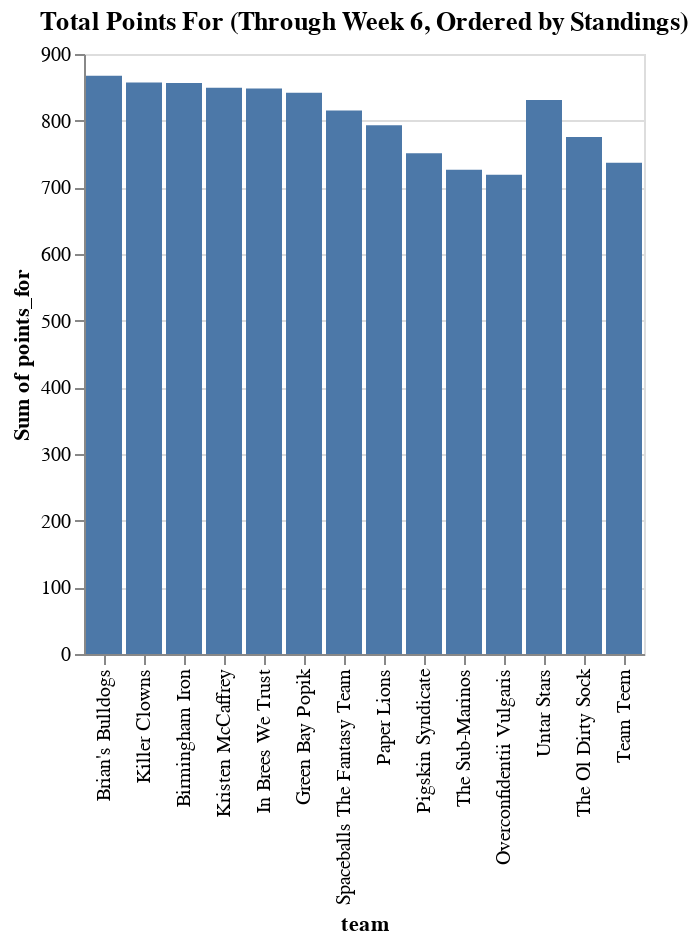

This figure's notebook cell:
### Code cell
(alt.Chart(wide_form)
    .mark_bar()
    .encode(
        alt.X('team:N', sort=standings),
        alt.Y('sum(points_for):Q')
    )
    .properties(title='Total Points For (Through Week 6, Ordered by Standings)')
)

### Figure 1 — Vega-Lite specification as saved in the notebook (floating-point values rounded to 4 significant figures)
{"config": {"view": {"continuousWidth": 400, "continuousHeight": 300}}, "data": {"name": "data-82ee089deca5b3aa290eb2e1e7836066"}, "mark": "bar", "encoding": {"x": {"type": "nominal", "field": "team", "sort": ["Brian's Bulldogs", "Killer Clowns", "Birmingham Iron", "Kristen McCaffrey", "In Brees We Trust", "Green Bay Popik", "Spaceballs The Fantasy Team", "Paper Lions", "Pigskin Syndicate", "The Sub-Marinos", "Overconfidentii Vulgaris", "Untar Stars", "The Ol Dirty Sock", "Team Teem"]}, "y": {"type": "quantitative", "aggregate": "sum", "field": "points_for"}}, "title": "Total Points For (Through Week 6, Ordered by Standings)", "$schema": "https://vega.github.io/schema/vega-lite/v4.8.1.json", "datasets": {"data-82ee089deca5b3aa290eb2e1e7836066": [{"Week": 1, "team": "Paper Lions", "points_for": 144.0}, {"Week": 2, "team": "Paper Lions", "points_for": 122.8}, {"Week": 3, "team": "Paper Lions", "points_for": 139.1}, {"Week": 4, "team": "Paper Lions", "points_for": 156.0}, {"Week": 5, "team": "Paper Lions", "points_for": 111.3}, {"Week": 6, "team": "Paper Lions", "points_for": 119.9}, {"Week": 1, "team": "In Brees We Trust", "points_for": 182.0}, {"Week": 2, "team": "In Brees We Trust", "points_for": 100.5}, {"Week": 3, "team": "In Brees We Trust", "points_for": 147.8}, {"Week": 4, "team": "In Brees We Trust", "points_for": 149.1}, {"Week": 5, "team": "In Brees We Trust", "points_for": 136.3}, {"Week": 6, "team": "In Brees We Trust", "points_for": 132.4}, {"Week": 1, "team": "Overconfidentii Vulgaris", "points_for": 158.6}, {"Week": 2, "team": "Overconfidentii Vulgaris", "points_for": 96.49}, {"Week": 3, "team": "Overconfidentii Vulgaris", "points_for": 102.1}, {"Week": 4, "team": "Overconfidentii Vulgaris", "points_for": 105.7}, {"Week": 5, "team": "Overconfidentii Vulgaris", "points_for": 136.4}, {"Week": 6, "team": "Overconfidentii Vulgaris", "points_for": 119.6}, {"Week": 1, "team": "Untar Stars", "points_for": 120.0}, {"Week": 2, "team": "Untar Stars", "points_for": 143.4}, {"Week": 3, "team": "Untar Stars", "points_for": 115.6}, {"Week": 4, "team": "Untar Stars", "points_for": 180.9}, {"Week": 5, "team": "Untar Stars", "points_for": 110.2}, {"Week": 6, "team": "Untar Stars", "points_for": 160.8}, {"Week": 1, "team": "Birmingham Iron", "points_for": 120.2}, {"Week": 2, "team": "Birmingham Iron", "points_for": 129.8}, {"Week": 3, "team": "Birmingham Iron", "points_for": 132.0}, {"Week": 4, "team": "Birmingham Iron", "points_for": 217.1}, {"Week": 5, "team": "Birmingham Iron", "points_for": 129.2}, {"Week": 6, "team": "Birmingham Iron", "points_for": 128.1}, {"Week": 1, "team": "Killer Clowns", "points_for": 118.1}, {"Week": 2, "team": "Killer Clowns", "points_for": 144.8}, {"Week": 3, "team": "Killer Clowns", "points_for": 179.7}, {"Week": 4, "team": "Killer Clowns", "points_for": 123.9}, {"Week": 5, "team": "Killer Clowns", "points_for": 109.7}, {"Week": 6, "team": "Killer Clowns", "points_for": 181.2}, {"Week": 1, "team": "Kristen McCaffrey", "points_for": 173.9}, {"Week": 2, "team": "Kristen McCaffrey", "points_for": 127.5}, {"Week": 3, "team": "Kristen McCaffrey", "points_for": 153.3}, {"Week": 4, "team": "Kristen McCaffrey", "points_for": 112.2}, {"Week": 5, "team": "Kristen McCaffrey", "points_for": 157.4}, {"Week": 6, "team": "Kristen McCaffrey", "points_for": 125.0}, {"Week": 1, "team": "Team Teem", "points_for": 81.45}, {"Week": 2, "team": "Team Teem", "points_for": 167.9}, {"Week": 3, "team": "Team Teem", "points_for": 152.4}, {"Week": 4, "team": "Team Teem", "points_for": 127.4}, {"Week": 5, "team": "Team Teem", "points_for": 102.5}, {"Week": 6, "team": "Team Teem", "points_for": 105.2}, {"Week": 1, "team": "Spaceballs The Fantasy Team", "points_for": 141.8}, {"Week": 2, "team": "Spaceballs The Fantasy Team", "points_for": 183.8}, {"Week": 3, "team": "Spaceballs The Fantasy Team", "points_for": 111.2}, {"Week": 4, "team": "Spaceballs The Fantasy Team", "points_for": 114.4}, {"Week": 5, "team": "Spaceballs The Fantasy Team", "points_for": 115.0}, {"Week": 6, "team": "Spaceballs The Fantasy Team", "points_for": 148.9}, {"Week": 1, "team": "Green Bay Popik", "points_for": 154.0}, {"Week": 2, "team": "Green Bay Popik", "points_for": 140.1}, {"Week": 3, "team": "Green Bay Popik", "points_for": 155.4}, {"Week": 4, "team": "Green Bay Popik", "points_for": 93.74}, {"Week": 5, "team": "Green Bay Popik", "points_for": 196.7}, {"Week": 6, "team": "Green Bay Popik", "points_for": 102.0}, {"Week": 1, "team": "The Sub-Marinos", "points_for": 120.1}, {"Week": 2, "team": "The Sub-Marinos", "points_for": 131.8}, {"Week": 3, "team": "The Sub-Marinos", "points_for": 131.4}, {"Week": 4, "team": "The Sub-Marinos", "points_for": 90.18}, {"Week": 5, "team": "The Sub-Marinos", "points_for": 145.0}, {"Week": 6, "team": "The Sub-Marinos", "points_for": 107.8}, {"Week": 1, "team": "Pigskin Syndicate", "points_for": 113.9}, {"Week": 2, "team": "Pigskin Syndicate", "points_for": 180.4}, {"Week": 3, "team": "Pigskin Syndicate", "points_for": 99.42}, {"Week": 4, "team": "Pigskin Syndicate", "points_for": 128.8}, {"Week": 5, "team": "Pigskin Syndicate", "points_for": 89.14}, {"Week": 6, "team": "Pigskin Syndicate", "points_for": 139.5}, {"Week": 1, "team": "Brian's Bulldogs", "points_for": 142.6}, {"Week": 2, "team": "Brian's Bulldogs", "points_for": 136.5}, {"Week": 3, "team": "Brian's Bulldogs", "points_for": 149.8}, {"Week": 4, "team": "Brian's Bulldogs", "points_for": 174.0}, {"Week": 5, "team": "Brian's Bulldogs", "points_for": 126.9}, {"Week": 6, "team": "Brian's Bulldogs", "points_for": 137.7}, {"Week": 1, "team": "The Ol Dirty Sock", "points_for": 111.5}, {"Week": 2, "team": "The Ol Dirty Sock", "points_for": 121.5}, {"Week": 3, "team": "The Ol Dirty Sock", "points_for": 116.3}, {"Week": 4, "team": "The Ol Dirty Sock", "points_for": 139.5}, {"Week": 5, "team": "The Ol Dirty Sock", "points_for": 167.1}, {"Week": 6, "team": "The Ol Dirty Sock", "points_for": 119.9}]}}
